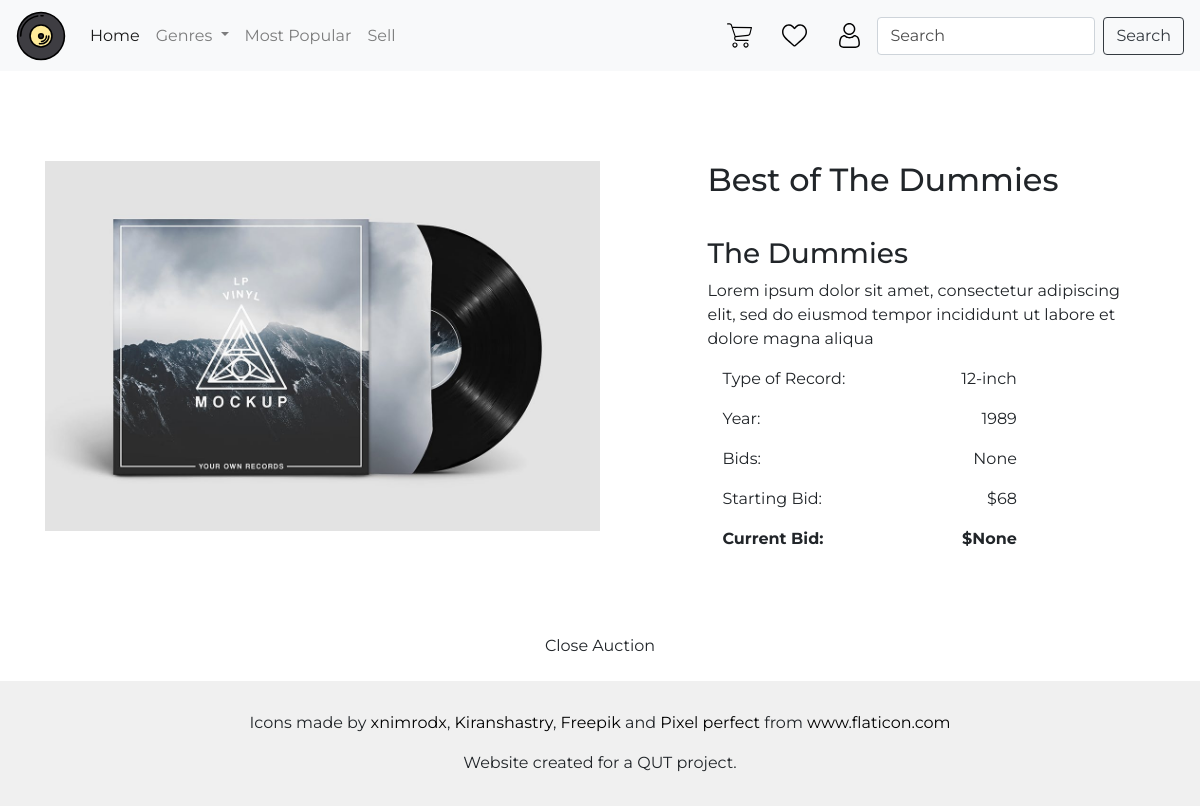
The page /item/3 (signed in) on the database as committed earlier.
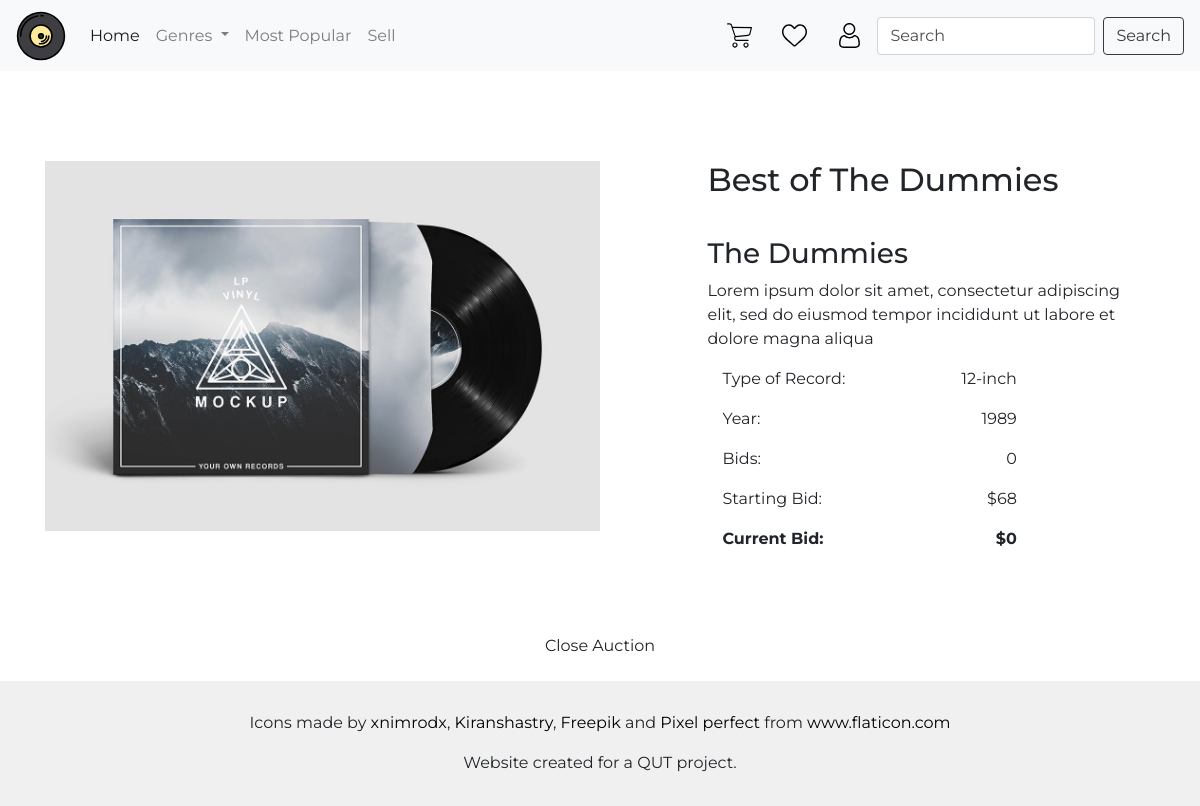
The same page on the database as committed later.
### auction/models.py (models this page shows, shortened)
class Item(db.Model):
    __tablename__ = 'items'
    id = db.Column(db.Integer, primary_key=True)
    name = db.Column(db.String(100), index=True, nullable=False)
    description = db.Column(db.String(200), nullable=False)
    artist = db.Column(db.String(100), index=True, nullable=False)
    genre = db.Column(db.String(80), index=True, nullable=False)
    year = db.Column(db.Integer, nullable=False)
    designation = db.Column(db.String(80), nullable=False)
    image = db.Column(db.String(400), nullable=False)
    starting_value = db.Column(db.Integer, nullable=False)
    current_value = db.Column(db.Integer, nullable=False)
    bid_number = db.Column(db.Integer, nullable=True)
    status = db.Column(db.String(80), index=True, nullable=False)
    user_id = db.Column(db.Integer, db.ForeignKey('users.id'))
    date_posted = db.Column(db.String, nullable=False)
    watchlists = db.relationship('Watchlist', backref='items')
    bids = db.relationship('Bid', backref='items')

### auction/auth.py (the view)
@bp2.route("/<id>")
def show(id):
    seller = False
    if current_user.get_id() != None :
        user = int(current_user.get_id())
        try:
            itemUserId = int(Item.query.get(id).user_id)
            seller = (itemUserId == user)
        except:
            seller = False
    details = Item.query.filter_by(id=id).first()
    if seller:
        details = Item.query.filter_by(id=id).first()
        active_bids = Bid.query.filter_by(id=id).first()
        form = CloseAuctionForm()
        return render_template('seller_details.html', active_bids=active_bids, details=details, form=form)
    else:
        form = BidForm()
        details = Item.query.filter_by(id=id).first()
        return render_template('item_details.html', details=details, form=form)

### auction/forms.py
class CloseAuctionForm(FlaskForm):
    submit = SubmitField("Close Auction")

### auction/templates/seller_details.html (shortened to what this page needs)
{% import "bootstrap/wtf.html" as wtf %}
{% block content %}
<div class="row def-padding space-between">
    <div class="col-lg-6 col-xs-12 top-btm-padding">
        <img class="img-fluid" src={{details.image}} alt="Record Image">
    </div>
    <div class="col-lg-5 col-xs-12 col-sm-12 col-md-12">
        <h2 class="top-btm-padding">{{details.name}}</h2>
        <h3>{{details.artist}}</h3>
        <p class="card-text">{{details.description}}</p>
        <div class="space-between col-lg-9 col-md-10 col-sm-12">
            <p>Type of Record: </p>
            <p>{{details.designation}}</p>
        </div>
        <div class="space-between col-lg-9 col-md-10 col-sm-12">
            <p>Year: </p>
            <p>{{details.year}}</p>
        </div>
        <div class="space-between col-lg-9 col-md-10 col-sm-12">
            <p>Bids: </p>
            <p>{{details.bid_number}}</p>
        </div>
        <div class="space-between col-lg-9 col-md-10 col-sm-12">
            <p>Starting Bid: </p>
            <p>${{details.starting_value}}</p>
        </div>
        <div class="space-between col-lg-9 col-md-10 col-sm-12 font-weight-bold">
            <p>Current Bid: </p>
            <p>${{details.bid_number}}</p>
        </div>
    </div>
</div>
<div class="col-12 justify-center space-between">
    {{wtf.quick_form(form,
        "/item/{0}/bid".format(details.id))}}
</div>
{% endblock %}

### auction/templates/item_details.html (shortened to what this page needs)
{% extends 'base.html' %}
{% import "bootstrap/wtf.html" as wtf %}

### auction/templates/base.html (shortened to what this page needs)
    <link rel="stylesheet" href="https://stackpath.bootstrapcdn.com/bootstrap/4.5.2/css/bootstrap.min.css"
>
    <link rel="stylesheet" href="../static/styles/style.css">
</head>
<body>
    <nav class="navbar navbar-expand-lg navbar-light bg-light col-12">
        <a class="navbar-brand backgr-default" href="/"></a>
        <div class="collapse navbar-collapse" id="navbarSupportedContent">
            <ul class="navbar-nav mr-auto d-flex">
                <li class="nav-item active">
                    <a class="nav-link" href="/">Home <span class="sr-only">(current)</span></a>
                </li>
                <li class="nav-item dropdown">
                    <a class="nav-link dropdown-toggle" href="#" id="navbarDropdown" role="button"
                        data-toggle="dropdown" aria-haspopup="true" aria-expanded="false">
                        Genres
                    </a>
                </li>
                <li class="nav-item">
                    <a class="nav-link" href="{{url_for('items.show', id='mostpopular')}}">Most Popular</a>
                </li>
                <li class="nav-item">
                    <a class="nav-link" href="{{url_for('auth.sell')}}">Sell</a>
                </li>
            </ul>
            <form class="form-inline my-2 my-lg-0" action="{{url_for('main.search')}}">
                <a class="backgr-default icon-default" href="#" id="cart-nav-link"></a>
                <a class="backgr-default icon-default" href="watchlist" id="watchlist-nav-link"></a>
                <a class="backgr-default icon-default" data-toggle="modal" data-target="#staticBackdrop"
                    id="profile-nav-link"></a>
                <input class="form-control mr-sm-2" type="search" placeholder="Search" aria-label="Search">
                <button class="btn btn-outline-dark my-2 my-sm-0" type="submit">Search</button>
            </form>
        </div>
    </nav>
    {% block content %}
    {% endblock %}
    <div class="footer col-12 justify-content-center vertical-center text-center">
        <footer>
            <div>
                <p>Icons made by
                    <a href="https://www.flaticon.com/authors/xnimrodx" title="xnimrodx">xnimrodx</a>,
                    <a href="https://www.flaticon.com/authors/kiranshastry" title="Kiranshastry">Kiranshastry</a>,
                    <a href="https://www.flaticon.com/authors/freepik" title="Freepik">Freepik</a> and
                    <a href="https://www.flaticon.com/authors/pixel-perfect" title="Pixel perfect">Pixel perfect</a>
                    from
                    <a href="https://www.flaticon.com/" title="Flaticon">www.flaticon.com</a>
                </p>
                <p>Website created for a QUT project.</p>
            </div>
        </footer>
    </div>
</body>
</html>

### auction/static/styles/style.css (style rules this page uses)
* { font-family: Montserrat; }
a { color: initial; }
.backgr-default { background-size: 100%; background-repeat: no-repeat; }
.icon-default { width: 25px; height: 25px; margin: 15px; }
.footer { position: static; display: flex; justify-content: center; align-items: center; padding: 30px 0 15px 0; background-color: rgb(240, 240, 240); }
.def-padding { padding: 60px; }
.top-btm-padding { padding: 30px 0 30px 0; }
.navbar-brand { background-image: url("../images/vinyl.svg"); width: 50px; height: 50px; }
.space-between { display: flex; justify-content: space-between; }
.justify-center { display: flex; justify-content: center; }
#cart-nav-link { background-image: url("../images/shopping-cart.svg"); }
#watchlist-nav-link { background-image: url("../images/heart.svg"); }
#profile-nav-link { background-image: url("../images/user.svg"); }
::placeholder { color: rgba(0,0,0,0.7) !important; opacity: 1; }

Rows that differ between the two databases and show on the page:
changed Item "Best of The Dummies": bid_number "None" → "0"
